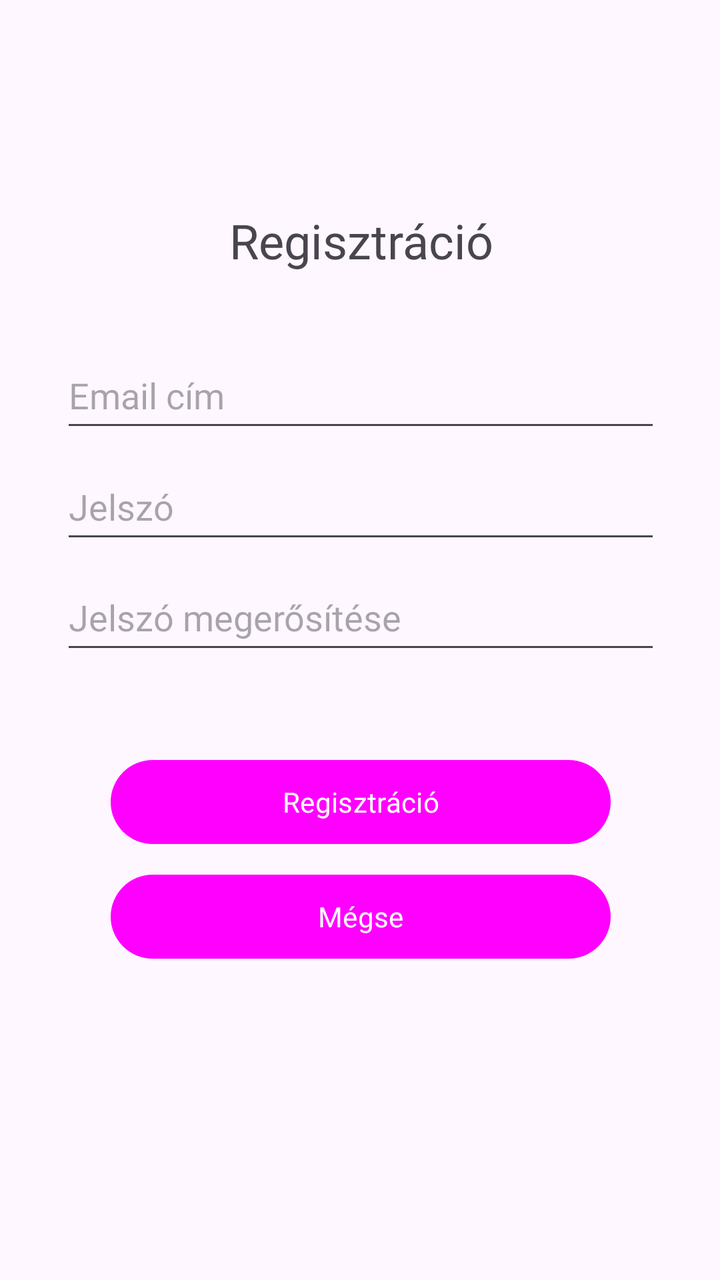
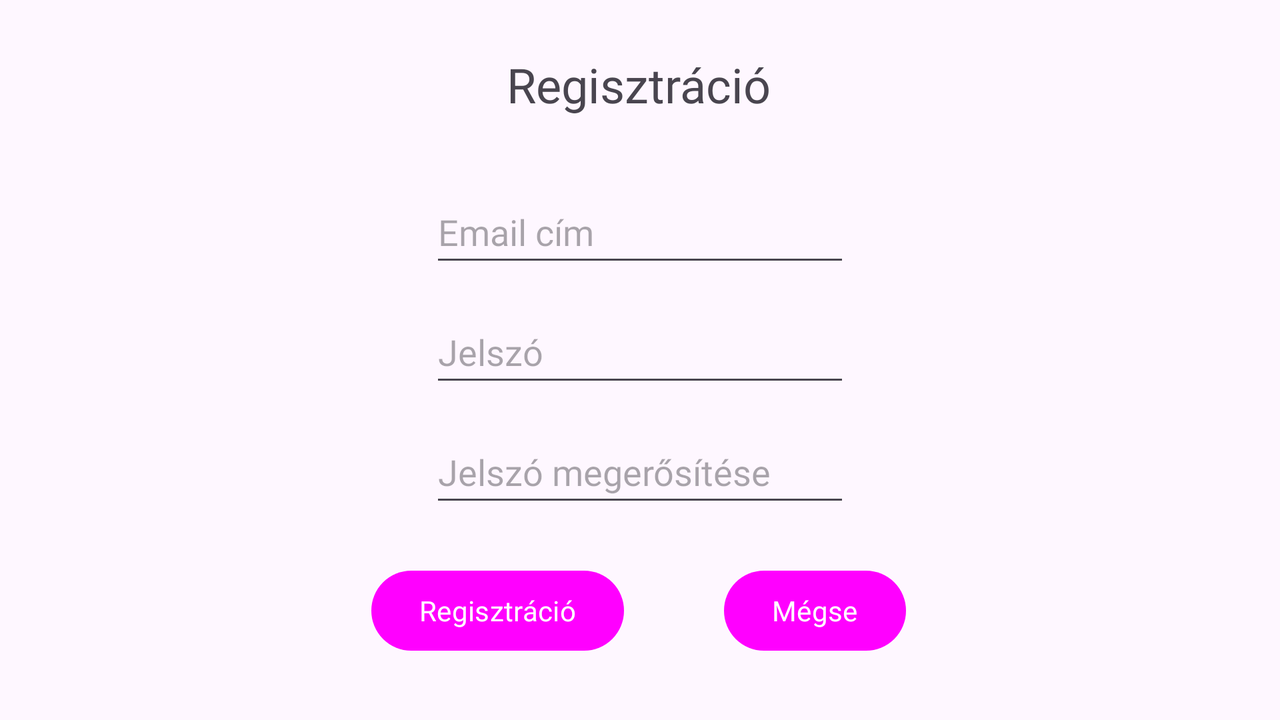

First picture: res/layout/ on a phone held upright. Second picture: the repository's own variant of that layout, on a device whose configuration matches the variant's folder. Source for both follows.
<!-- AndroidManifest.xml: application theme Theme.MyApplication -->
<!-- res/layout/activity_registration.xml -->
<?xml version="1.0" encoding="utf-8"?>
<androidx.constraintlayout.widget.ConstraintLayout xmlns:android="http://schemas.android.com/apk/res/android"
    xmlns:app="http://schemas.android.com/apk/res-auto"
    xmlns:tools="http://schemas.android.com/tools"
    android:id="@+id/main"
    android:layout_width="match_parent"
    android:layout_height="match_parent"
    tools:context=".RegistrationActivity">

    <TextView
        android:id="@+id/registrationTextView"
        android:layout_width="300dp"
        android:layout_height="50dp"
        android:layout_alignParentStart="true"
        android:layout_alignParentEnd="true"
        android:fontFamily="@font/quicksand"
        android:text="@string/registration"
        android:textAlignment="center"
        android:textSize="24sp"
        app:layout_constraintBottom_toBottomOf="parent"
        app:layout_constraintEnd_toEndOf="parent"
        app:layout_constraintHorizontal_bias="0.504"
        app:layout_constraintStart_toStartOf="parent"
        app:layout_constraintTop_toTopOf="parent"
        app:layout_constraintVertical_bias="0.176" />

    <EditText
        android:id="@+id/userEmailEditText"
        android:layout_width="300dp"
        android:layout_height="50dp"
        android:layout_below="@+id/registrationTextView"
        android:ems="10"
        android:fontFamily="@font/quicksand"
        android:hint="@string/email"
        android:inputType="textEmailAddress"
        app:layout_constraintBottom_toBottomOf="parent"
        app:layout_constraintEnd_toEndOf="parent"
        app:layout_constraintHorizontal_bias="0.504"
        app:layout_constraintStart_toStartOf="parent"
        app:layout_constraintTop_toTopOf="parent"
        app:layout_constraintVertical_bias="0.29" />

    <EditText
        android:id="@+id/passwordEditText"
        android:layout_width="300dp"
        android:layout_height="50dp"
        android:ems="10"
        android:fontFamily="@font/quicksand"
        android:hint="@string/password"
        android:inputType="textPassword"
        app:layout_constraintBottom_toBottomOf="parent"
        app:layout_constraintEnd_toEndOf="parent"
        app:layout_constraintHorizontal_bias="0.504"
        app:layout_constraintStart_toStartOf="parent"
        app:layout_constraintTop_toTopOf="parent"
        app:layout_constraintVertical_bias="0.384" />

    <EditText
        android:id="@+id/passwordCheck"
        android:layout_width="300dp"
        android:layout_height="50dp"
        android:layout_below="@id/passwordEditText"
        android:layout_alignParentStart="true"
        android:layout_alignParentEnd="true"
        android:ems="10"
        android:fontFamily="@font/quicksand"
        android:hint="@string/password_again"
        android:inputType="textPassword"
        app:layout_constraintBottom_toBottomOf="parent"
        app:layout_constraintEnd_toEndOf="parent"
        app:layout_constraintHorizontal_bias="0.504"
        app:layout_constraintStart_toStartOf="parent"
        app:layout_constraintTop_toTopOf="parent"
        app:layout_constraintVertical_bias="0.478" />

    <Button
        android:id="@+id/button2"
        android:layout_width="250dp"
        android:layout_height="50dp"
        android:layout_above="@+id/button"
        android:layout_below="@+id/passwordCheck"
        android:layout_alignParentStart="true"
        android:layout_alignParentEnd="true"
        android:fontFamily="@font/quicksand"
        android:onClick="register"
        android:text="@string/registration"
        app:layout_constraintBottom_toBottomOf="parent"
        app:layout_constraintEnd_toEndOf="parent"
        app:layout_constraintHorizontal_bias="0.503"
        app:layout_constraintStart_toStartOf="parent"
        app:layout_constraintTop_toBottomOf="@+id/passwordCheck"
        app:layout_constraintVertical_bias="0.171" />

    <Button
        android:id="@+id/button"
        android:layout_width="250dp"
        android:layout_height="50dp"
        android:fontFamily="@font/quicksand"
        android:onClick="cancel"
        android:text="@string/cancel"
        app:layout_constraintBottom_toBottomOf="parent"
        app:layout_constraintEnd_toEndOf="parent"
        app:layout_constraintHorizontal_bias="0.503"
        app:layout_constraintStart_toStartOf="parent"
        app:layout_constraintTop_toBottomOf="@+id/button2"
        app:layout_constraintVertical_bias="0.044" />

</androidx.constraintlayout.widget.ConstraintLayout>
<!-- resources referenced by this layout -->
<resources>
  <string name="cancel">Mégse</string>
  <string name="email">Email cím</string>
  <string name="password">Jelszó</string>
  <string name="password_again">Jelszó megerősítése</string>
  <string name="registration">Regisztráció</string>
  <style name="Theme.MyApplication" parent="Base.Theme.MyApplication" />
  <style name="Base.Theme.MyApplication" parent="Theme.Material3.DayNight.NoActionBar">
          <item name="colorPrimary">@color/red</item>
          <item name="android:fontFamily">@font/quicksand</item>
  
      </style>
</resources>
<!-- res/layout-land/activity_registration.xml (the repository's variant of the layout above) -->
<!-- drawn on the phone turned sideways -->
<?xml version="1.0" encoding="utf-8"?>
<androidx.constraintlayout.widget.ConstraintLayout xmlns:android="http://schemas.android.com/apk/res/android"
    xmlns:app="http://schemas.android.com/apk/res-auto"
    xmlns:tools="http://schemas.android.com/tools"
    android:id="@+id/main"
    android:layout_width="match_parent"
    android:layout_height="match_parent"
    tools:context=".RegistrationActivity">

    <TextView
        android:id="@+id/registrationTextView"
        android:layout_width="wrap_content"
        android:layout_height="wrap_content"
        android:layout_marginBottom="32dp"
        android:text="@string/registration"
        android:textSize="24sp"
        app:layout_constraintBottom_toTopOf="@+id/userEmailEditText"
        app:layout_constraintEnd_toEndOf="parent"
        app:layout_constraintHorizontal_bias="0.499"
        app:layout_constraintStart_toStartOf="parent"
        app:layout_constraintTop_toTopOf="parent"
        app:layout_constraintVertical_bias="1.0" />

    <EditText
        android:id="@+id/userEmailEditText"
        android:layout_width="wrap_content"
        android:layout_height="wrap_content"
        android:ems="10"
        android:hint="@string/email"
        android:inputType="textEmailAddress"
        android:minHeight="48dp"
        app:layout_constraintBottom_toBottomOf="parent"
        app:layout_constraintEnd_toEndOf="parent"
        app:layout_constraintStart_toStartOf="parent"
        app:layout_constraintTop_toTopOf="parent"
        app:layout_constraintVertical_bias="0.289" />

    <LinearLayout
        android:id="@+id/row1"
        android:layout_width="wrap_content"
        android:layout_height="wrap_content"
        app:layout_constraintBottom_toBottomOf="parent"
        app:layout_constraintEnd_toEndOf="parent"
        app:layout_constraintHorizontal_bias="0.498"
        app:layout_constraintStart_toStartOf="parent"
        app:layout_constraintTop_toBottomOf="@+id/passwordCheck"
        app:layout_constraintVertical_bias="0.431">

        <Button
            android:id="@+id/regButton"
            android:layout_width="wrap_content"
            android:layout_height="wrap_content"
            android:layout_marginEnd="50dp"
            android:onClick="register"
            android:text="@string/registration" />

        <Button
            android:id="@+id/cancelButton"
            android:layout_width="wrap_content"
            android:layout_height="wrap_content"
            android:onClick="cancel"
            android:text="@string/cancel" />
    </LinearLayout>

    <EditText
        android:id="@+id/passwordEditText"
        android:layout_width="wrap_content"
        android:layout_height="wrap_content"
        android:layout_marginTop="12dp"
        android:ems="10"
        android:hint="@string/password"
        android:inputType="textPassword"
        android:minHeight="48dp"
        app:layout_constraintEnd_toEndOf="parent"
        app:layout_constraintStart_toStartOf="parent"
        app:layout_constraintTop_toBottomOf="@+id/userEmailEditText" />

    <EditText
        android:id="@+id/passwordCheck"
        android:layout_width="wrap_content"
        android:layout_height="wrap_content"
        android:layout_marginTop="12dp"
        android:ems="10"
        android:hint="@string/password_again"
        android:inputType="textPassword"
        android:minHeight="48dp"
        app:layout_constraintEnd_toEndOf="parent"
        app:layout_constraintStart_toStartOf="parent"
        app:layout_constraintTop_toBottomOf="@+id/passwordEditText" />

</androidx.constraintlayout.widget.ConstraintLayout>
